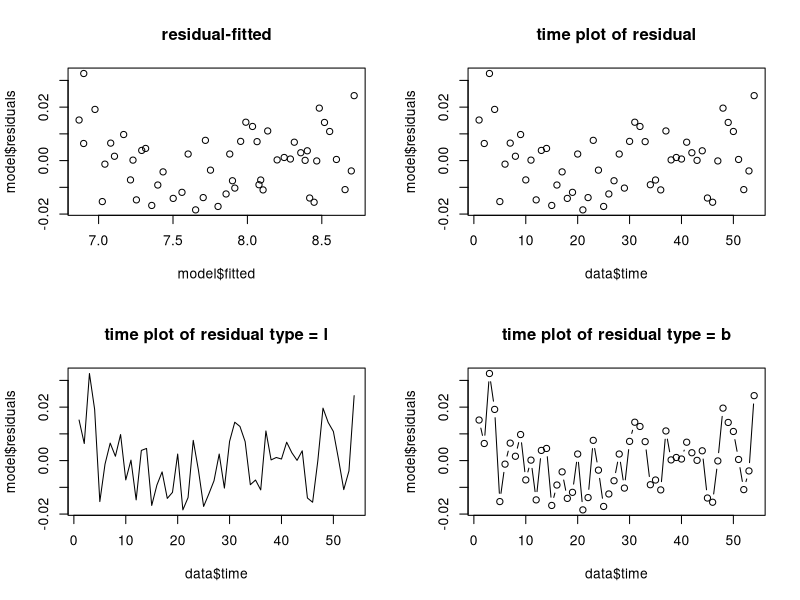
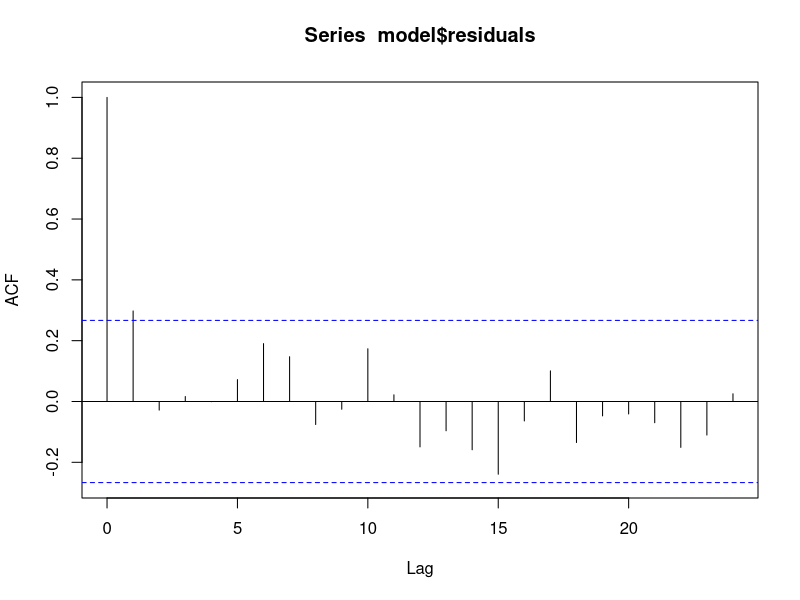
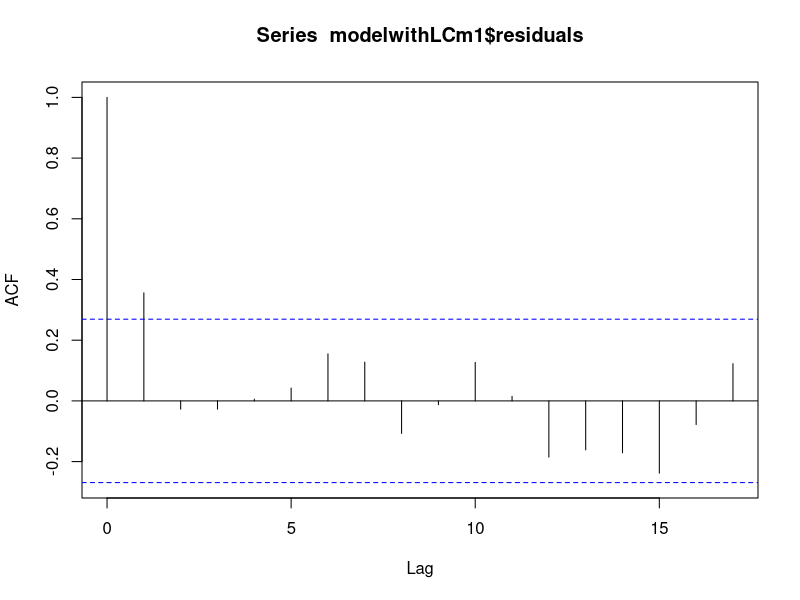

R code for these plots, in order:
setwd("C:\\Users\\green\\Desktop\\Programming\\Data Analysis\\R\\Dataset")

data <- read.csv("Table6_1.csv")

model <- lm(lnconsump~ lndpi + lnwealth+interest, data = data)
summary(model)
cor(data$lndpi, data$lnwealth)

par(mfrow = c(2, 2))
plot(model$residuals ~ model$fitted, main = "residual-fitted")
plot(model$residuals ~ data$time, main = "time plot of residual")
plot(model$residuals ~ data$time, type = "l", main = "time plot of residual type = l")
plot(model$residuals ~ data$time, type = "b", main = "time plot of residual type = b")

par(mfrow=c(1, 1))
acf(model$residuals, lag.max = 24)

library(lmtest)
dwtest(model)
##AutoCorr Solution1 -> Dummy Variable##
modelwithtrend <- lm(lnconsump~ lndpi + lnwealth + interest + time, data = data)
summary(modelwithtrend)
dwtest(modelwithtrend)
##AutoCorr Solution2 -> Past Value to New Variable##
nn = dim(data)[1]
data$LCm1 <- c(NA, data$lndpi[1:nn-1])
modelwithLCm1 <- lm(lnconsump~ lndpi + lnwealth + interest + LCm1, data = data)
acf(modelwithLCm1$residuals)
##AutoCorr Solution3 -> Difference##
ynew <- diff(data$lnconsump, difference = 1)
lndpinew <- diff(data$lndpi, differences = 1)
lnwealthnew <- diff(data$wealth, differences = 1)
interestnew <- diff(data$interest, differences = 1)

modelwithdiff <- lm(ynew~ lndpinew+ lnwealthnew+ interestnew, data = data)